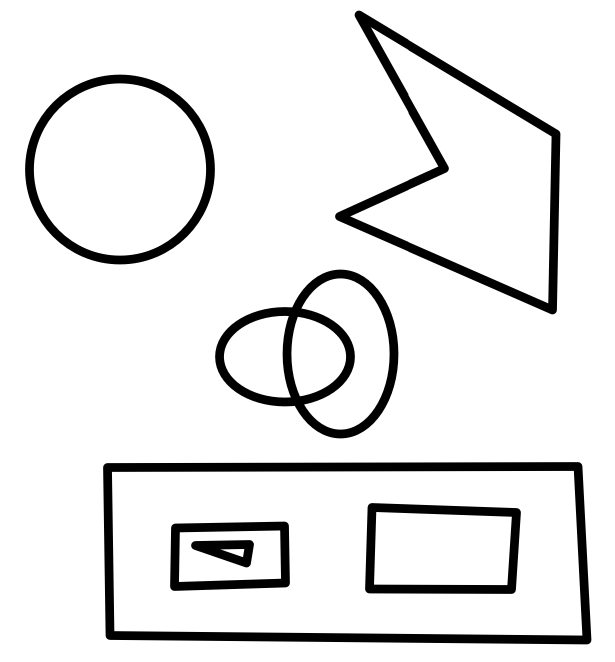
#> input picture chap12轮廓检测/pics/轮廓.png, 1230 x 1323 px, found by its file name (shown at 1/2 size)
$ python '霍夫直线变换.py'
#> lines starting #> are read from the running program, lines starting #| are printed output that depends on the picture; after the words box and inside, x2 and y2 are one past the last pixel; in counts of white or black regions, pixels touching at a corner belong together
### chap16霍夫变换/chineseImgReader.py
import cv2
from PIL import Image
import numpy as np


#中文路径图片读取，返回nparray，8位BGR三通道

def imgRead(filePath):
    if filePath is not None:
        imgSrc = Image.open(filePath)
#> imgSrc is the input picture: PIL image 1230x1323 RGBA; mean R, G, B, A 230.7, 230.7, 230.7, 255
        imgArr = np.array(imgSrc)
        if imgSrc.format == 'PNG':
            return cv2.cvtColor(imgArr, cv2.COLOR_RGBA2BGR)
        elif imgSrc.format == 'JPEG':
            return cv2.cvtColor(imgArr, cv2.COLOR_RGB2BGR)
        else:
            print('格式不支持')
            return None
    else:
        print('检查文件路径')
        return None

### chap16霍夫变换/霍夫直线变换.py
import cv2
import numpy as np

import chineseImgReader

img = chineseImgReader.imgRead(r'C:\Users\11971\OneDrive\Python_project\入门\pics\轮廓.png')
img = cv2.resize(img, None, None, 0.5, 0.5)
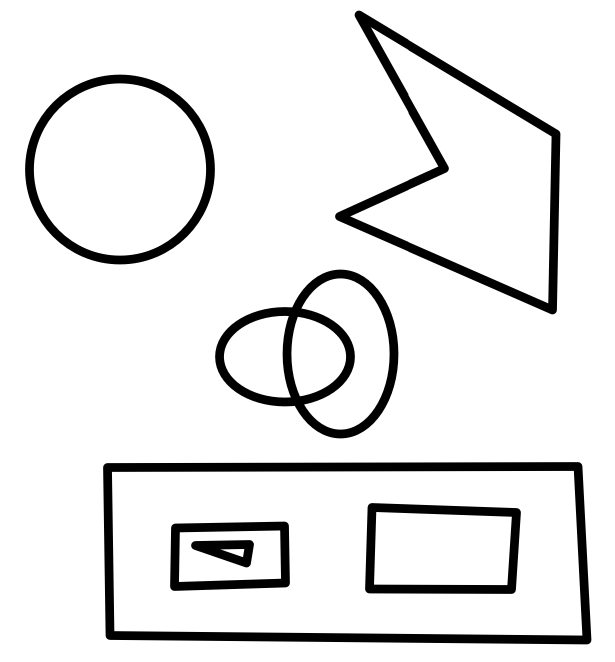
#> img: shape (662, 615, 3); min 0, max 255, mean 230.8
imgHoughLine = img.copy()
imgHoughLineP = img.copy()
imgGray = cv2.cvtColor(img, cv2.COLOR_BGR2GRAY)
imgGray = cv2.bitwise_not(imgGray)
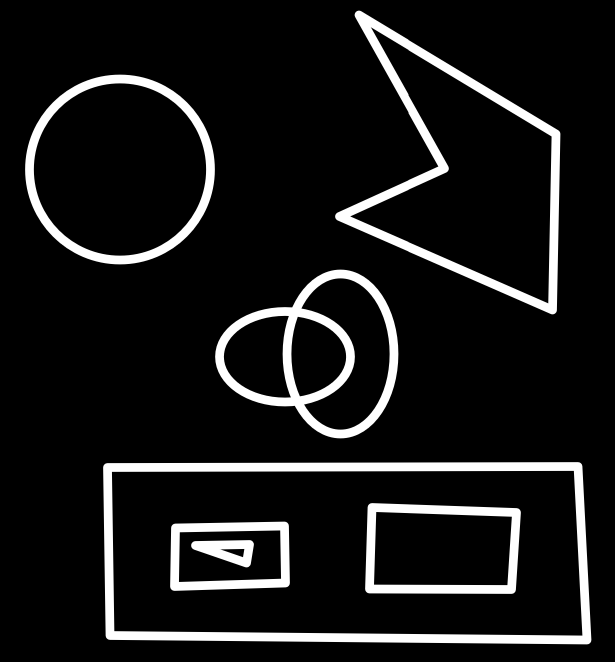
#> imgGray: shape (662, 615); min 0, max 255, mean 24.2

#先进行Canny边缘检测
imgCanny = cv2.Canny(imgGray,180, 220)
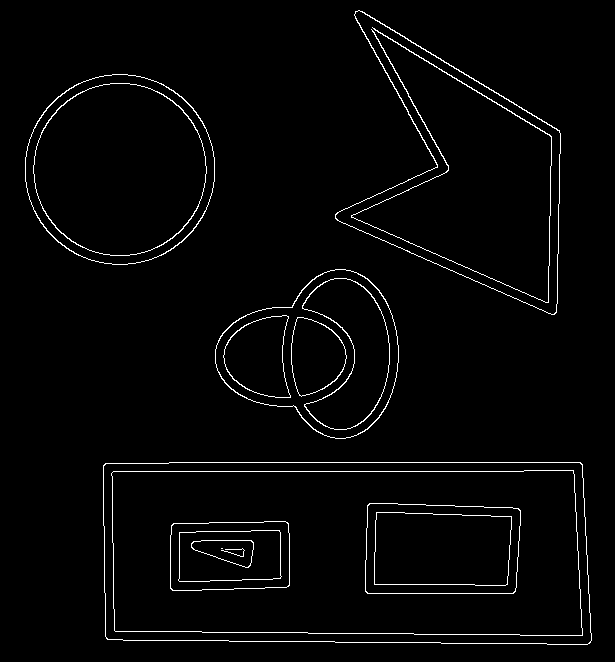
#> imgCanny: shape (662, 615); 2.3% white in thin lines or dots, all inside (x1, y1, x2, y2) = (25, 10, 592, 645)

#霍夫变换检测直线
lines = cv2.HoughLines(imgCanny, 1, np.pi/180, 75)
#> lines = 50 rows, first 8: [471, 1.57], [462, 1.57], [-176, 2.11], [-548, 3.09], [-311, 2.64], [562, 0.0175], [593, 1.57], [-167, 2.11]
print('lines.shape: ', lines.shape)
#| lines.shape:  (50, 1, 2)

#绘制霍夫变换检测直线的结果
for i in range(len(lines)):
    #将霍夫变换中直线的极坐标形式返回，返回形式为[rho, theta]rho为极点到直线的最短距离，theta为最短距离与x正方向夹角
    #方便cv2.line()绘制直线：cosx + siny - r = 0
    rho, theta = lines[i][0]
    costh = np.cos(theta)
    sinth = np.sin(theta)
    pt1 = None
    pt2 = None
    if np.abs(sinth) >= 1e-5:
        pt1 = (0, int((rho-costh*0)/sinth))
        pt2 = (imgGray.shape[1], int((rho-costh*imgGray.shape[1])/sinth))
    else:
        pt1 = (int((rho-sinth*0)/costh), 0)
        pt2 = (int((rho-sinth*imgGray.shape[0])/costh), imgGray.shape[0])
    cv2.line(imgHoughLine, pt1, pt2, (0,0,255), 2)
#> this loop made 50 passes
#> (rho, theta, costh, sinth, pt1, pt2) on passes 1 to 12: (471, 1.57, -4.37e-08, 1, (0, 471), (615, 471)), (462, 1.57, -4.37e-08, 1, (0, 462), (615, 462)), (-176, 2.11, -0.515, 0.857, (0, -205), (615, 164)), (-548, 3.09, -0.999, 0.0523, (0, -10470), (615, 1264)), (-311, 2.64, -0.875, 0.485, (0, -641), (615, 468)), (562, 0.0175, 1, 0.0175, (0, 32201), (615, -3031)), (593, 1.57, -4.37e-08, 1, (0, 593), (615, 593)), (-167, 2.11, -0.515, 0.857, (0, -194), (615, 174)), (63, 1.99, -0.407, 0.914, (0, 68), (615, 342)), (-103, 3.12, -1, 0.0175, (0, -5901), (615, 29331)), (553, 0.0175, 1, 0.0175, (0, 31686), (615, -3547)), (-302, 2.64, -0.875, 0.485, (0, -622), (615, 486))
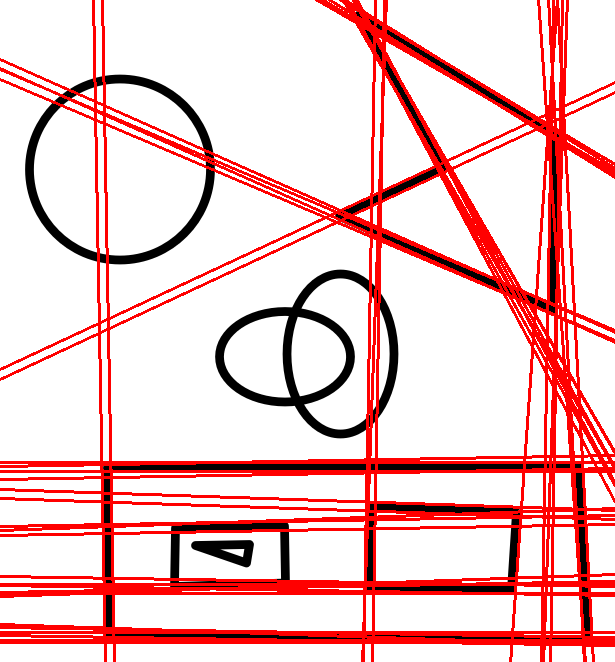
#> imgHoughLine: shape (662, 615, 3); 16.81% of pixels changed, all inside (x1, y1, x2, y2) = (0, 0, 615, 662)


#概率霍夫变换，增加最小直线长度和直线最大两点间隔，直线总长小于最小长度或直线某两点超过最大间隔都不算做直线
#概率霍夫变换，返回值不一样，返回检测到的线段的起点和终点
linesP = cv2.HoughLinesP(imgCanny, 1, np.pi/180, 75, None, 10, 25)
#> linesP = 34 rows, first 6: [103, 471, 523, 471], [169, 462, 580, 462], [358, 10, 559, 131], [556, 312, 559, 130], [355, 18, 560, 141], [361, 11, 448, 168]
print(linesP.shape)
#| (34, 1, 4)
for i in range(len(linesP)):
    x1,y1,x2,y2 = linesP[i][0]
    pt1 = (x1, y1)
    pt2 = (x2, y2)
    cv2.line(imgHoughLineP, pt1, pt2, (0,0,255), 2)
#> this loop made 34 passes
#> (x1, y1, x2, y2) on passes 1 to 12: (103, 471, 523, 471), (169, 462, 580, 462), (358, 10, 559, 131), (556, 312, 559, 130), (355, 18, 560, 141), (361, 11, 448, 168), (574, 474, 583, 644), (367, 593, 513, 593), (547, 312, 550, 166), (111, 463, 114, 639), (389, 642, 502, 643), (103, 467, 105, 636)
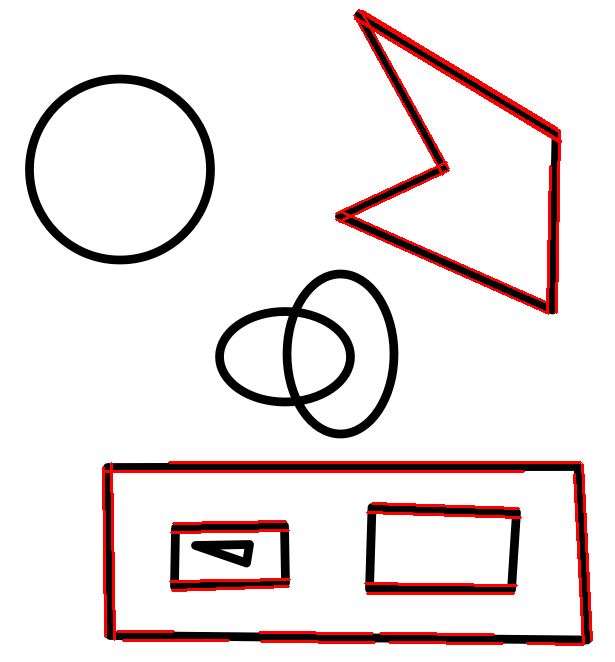
#> imgHoughLineP: shape (662, 615, 3); 3.78% of pixels changed, all inside (x1, y1, x2, y2) = (102, 9, 593, 646)


cv2.imshow('hough line', imgHoughLine)
cv2.imshow('hough line P', imgHoughLineP)
cv2.waitKey(0)
